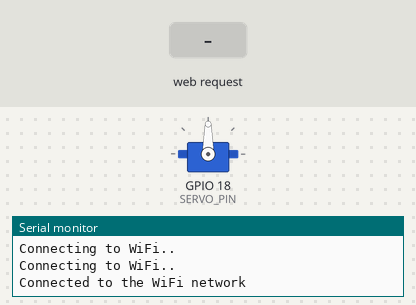
A sketch run on a simulated ESP32. Parts: servo, the last lines printed to the serial monitor. Inputs (shaded band) come from the test bench. WiFi joins after 1.5 s; servers stay silent unless stated.

Above: at 3.2 s.
3.3 s: HTTP request GET /increment received
At 4.5 s:
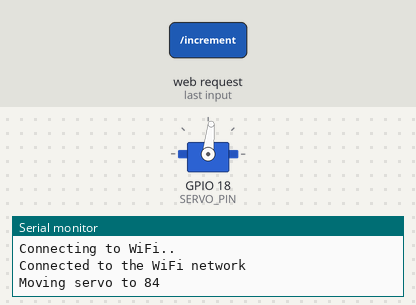
4.8 s: HTTP request GET /increment received
At 5.8 s:
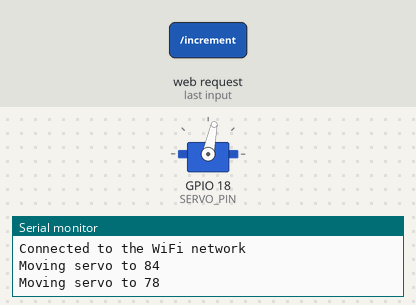
6.3 s: HTTP request GET /decrement received
At 7.0 s:
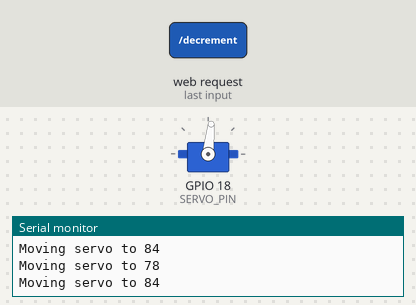
Timing chart, 0 to 9.3 s (numbered marks = the images above; inputs shaded):
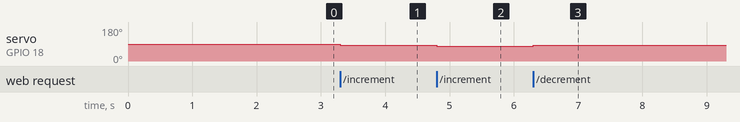

Measured:
- after the input at 3.3 s, servo on GPIO 18 (SERVO_PIN): 90° → 84° at once
- after the input at 4.8 s, servo on GPIO 18 (SERVO_PIN): 84° → 78° at once
- after the input at 6.3 s, servo on GPIO 18 (SERVO_PIN): 78° → 84° at once

The sketch:

esp32-web.ino
```cpp
#include <WiFi.h>
#include <WebServer.h>
#include <ESP32Servo.h>


#define SERVO_PIN 18 // Change to your servo's connected pin
#define MAX_DEGREE 180 // Maximum degree for servo
#define MIN_US 500 // Minimum pulse width for servo in microseconds
#define MAX_US 2400 // Maximum pulse width for servo in microseconds

const char* ssid = "Wifi_SSID";
const char* password = "Wifi Password";


WebServer server(80);
Servo myServo;
int currentPosition = 90;
// Initial value for demonstration
int value = 15;
int progressBarWidth;

void setup() {
 Serial.begin(115200);
  WiFi.begin(ssid, password);


  // After connecting to WiFi
  myServo.attach(SERVO_PIN, MIN_US, MAX_US);

  moveServo(0);
  int servoPin = 18; // GPIO pin connected to the servo motor


  while (WiFi.status() != WL_CONNECTED) {
    delay(1000);
    Serial.println("Connecting to WiFi..");
  }


  Serial.println("Connected to the WiFi network");

  server.on("/", HTTP_GET, []() {
    sendMainPage();
  });

  server.on("/increment", HTTP_GET, []() {

    if (value < 30){
      value++; // Increment the value

      moveServo(6);
      // Calculate the new width percentage
      progressBarWidth = (value * 100) / 30;

      // Generate the updated progress bar HTML snippet
      String volumeValue =
      "<div id=\"barCount\">"
        "<div class=\"progress\" role=\"progressbar\"  aria-valuemin=\"0\" aria-valuemax=\"60\" aria-valuenow=\"0\" aria-labelledby=\"pblabel\">"
              "<div id=\"pb\" class=\"progress-bar\" style=\"width:" + String(progressBarWidth) + "%\">" + String(progressBarWidth) + "%</div>"
        "</div>"
       "</div>";

      server.send(200, "text/html", volumeValue );
    }
  });


  server.on("/decrement", HTTP_GET, []() {
    if (value > 0){
      value--; // Decrement the value
      //server.send(200, "text/html", "Volume: " + String(value)); // Send back only the updated value
      moveServo(-6);
      // Calculate the new width percentage
      progressBarWidth = (value * 100) / 30;

      // Generate the updated progress bar HTML snippet
      String volumeValue =
       "<div id=\"barCount\">"
           "<div class=\"progress\" role=\"progressbar\"  aria-valuemin=\"0\" aria-valuemax=\"60\" aria-valuenow=\"0\" aria-labelledby=\"pblabel\">"
              "<div id=\"pb\" class=\"progress-bar\" style=\"width:" + String(progressBarWidth) + "%\">" + String(progressBarWidth) + "%</div>"
            "</div>"
        "</div>";

      server.send(200, "text/html", volumeValue );
    }

  });

  server.begin();
}

void loop() {
  server.handleClient();
}

void sendMainPage() {
  // Dynamic part for the value display
  int progressBarWidth = (value * 100) / 30;


  String html =
  "<!DOCTYPE html><html>"
  "<head>"
  "<meta name='viewport' content='width=device-width, initial-scale=1'>"
  "<link rel='icon' href='data:,'>"
  "<script src='https://unpkg.com/htmx.org'></script>"
  "<link rel=\"stylesheet\" href=\"https://stackpath.bootstrapcdn.com/bootstrap/4.3.1/css/bootstrap.min.css\">"
  "<style>"
  "html, body { "
  "  height: 100%; " // Ensure the body takes full viewport height
  "  margin: 0; "
  "  display: flex; "
  "  justify-content: center; "
  "  align-items: center; "
  "  background-image: url('https://background.com'); " // Replace with your image URL
  "  background-size: cover; "
  "  background-position: center; "
  "}"
  ".container { "
  "  background-color: rgba(255, 255, 255, 0.8); "
  "  border-radius: 10px; "
  "  padding: 20px; "
  "  box-shadow: 0 4px 8px rgba(0, 0, 0, 0.1); "
  "}"
  ".btn { margin: 5px; }"
  ".progress {"
                    "    height: 20px;"
                    "    margin-bottom: 20px;"
                    "    overflow: hidden;"
                    "    background-color: #f5f5f5;"
                    "    border-radius: 4px;"
                    "    box-shadow: inset 0 1px 2px rgba(0,0,0,.1);"
                    "}"
                    ".progress-bar {"
                    "    float: left;"
                    "    width: 0%;"
                    "    height: 100%;"
                    "    font-size: 12px;"
                    "    line-height: 20px;"
                    "    color: #fff;"
                    "    text-align: center;"
                    "    background-color: #337ab7;"
                    "    -webkit-box-shadow: inset 0 -1px 0 rgba(0,0,0,.15);"
                    "    box-shadow: inset 0 -1px 0 rgba(0,0,0,.15);"
                    "    -webkit-transition: width .6s ease;"
                    "    -o-transition: width .6s ease;"
                    "    transition: width .6s ease;"
                    "}"
  "</style>"
  "</head>"
  "<body>"
  "<div class=\"container my-5 bg-dark text-white\">"
  "  <div class=\"row justify-content-center\">"
  "    <div class=\"col-12 col-md-8 text-center\">"
  "      <h1>Volume Control</h1>"
  "      <div id=\"control-panel\" class=\"my-4\">"
  "        <button class=\"btn btn-success\" hx-get=\"/increment\" hx-target=\"#barCount\" hx-swap=\"outerHTML\">Up</button>"
  "        <div id=\"barCount\">"
            "<div class=\"progress\" role=\"progressbar\" hx-target=\"#this\" hx-swap=\"outerHTML\" aria-valuemin=\"0\" aria-valuemax=\"60\" aria-valuenow=\"0\" aria-labelledby=\"pblabel\">"
              "<div id=\"pb\" class=\"progress-bar\" style=\"width:" + String(progressBarWidth) + "%\">" + String(progressBarWidth) + "%</div>"
            "</div>"
           "</div>"
  "        <button class=\"btn btn-danger\" hx-get=\"/decrement\" hx-target=\"#barCount\" hx-swap=\"outerHTML\">Down</button>"
  "      </div>"
  "    </div>"
  "  </div>"
  "</div>"
  "</body></html>";


  server.send(200, "text/html", html);
}

void moveServo(int delta) {
    // Update currentPosition based on the input delta
    currentPosition -= delta;

    // Clamp the currentPosition to ensure it's within 0 to MAX_DEGREE degrees
    currentPosition = max(0, min(currentPosition, MAX_DEGREE));

    // Move the servo to the new currentPosition
    myServo.write(currentPosition);

    Serial.print("Moving servo to ");
    Serial.println(currentPosition);
}
```
